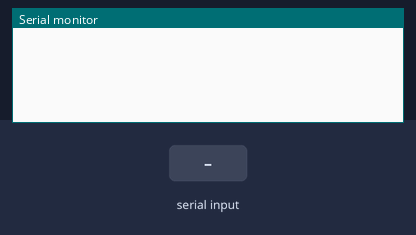
The sketch below on a simulated Arduino Uno, built with avr-gcc and run on an emulated ATmega328P. On the bench: the last lines printed to the serial monitor. The inputs (shaded band) are chosen by the test bench.

Above: at 4.4 s.
4.5 s: "#" received over Serial
At 5.7 s:
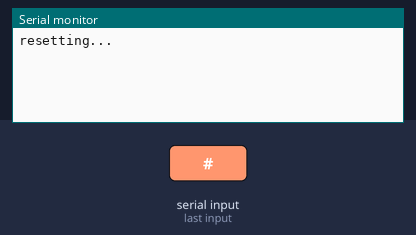
6.0 s: "#" received over the second serial link
At 6.8 s:
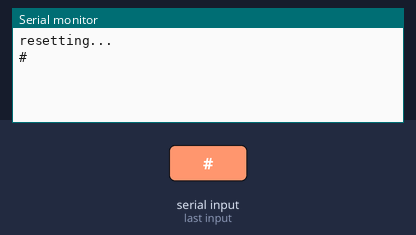
7.5 s: "1" received over the second serial link
At 7.9 s:
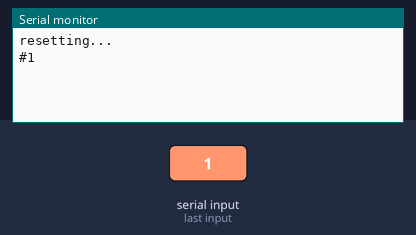

Measured:
- after the input at 4.5 s, the serial monitor: prints a new line at once (image 1)
- after the input at 6.0 s, the serial monitor: prints a new line at once (image 2)
- after the input at 7.5 s, the serial monitor: prints a new line at once (image 3)

The sketch:

test_luisri_wifi.ino
```cpp
#include <SoftwareSerial.h>
SoftwareSerial WF1(3, 2); // RX | TX

byte resetPin=A0;
void setup()
  {
    delay(3000);
    pinMode(resetPin, OUTPUT);
    resetWifi();
    Serial.begin(9600);
    WF1.begin(9600);
  }

void loop()
  {  String B= "." ;
     if (WF1.available())
         { char c = WF1.read() ;
           Serial.print(c);
         }
     if (Serial.available())
         {  char c = Serial.read();
         if (c == '#') { resetWifi();}
         else {
            WF1.print(c);
              }
         }
   }

void resetWifi()
{
  digitalWrite(resetPin, HIGH);
  Serial.println("resetting...");
  delay(200);
  digitalWrite(resetPin, LOW);
}
```
